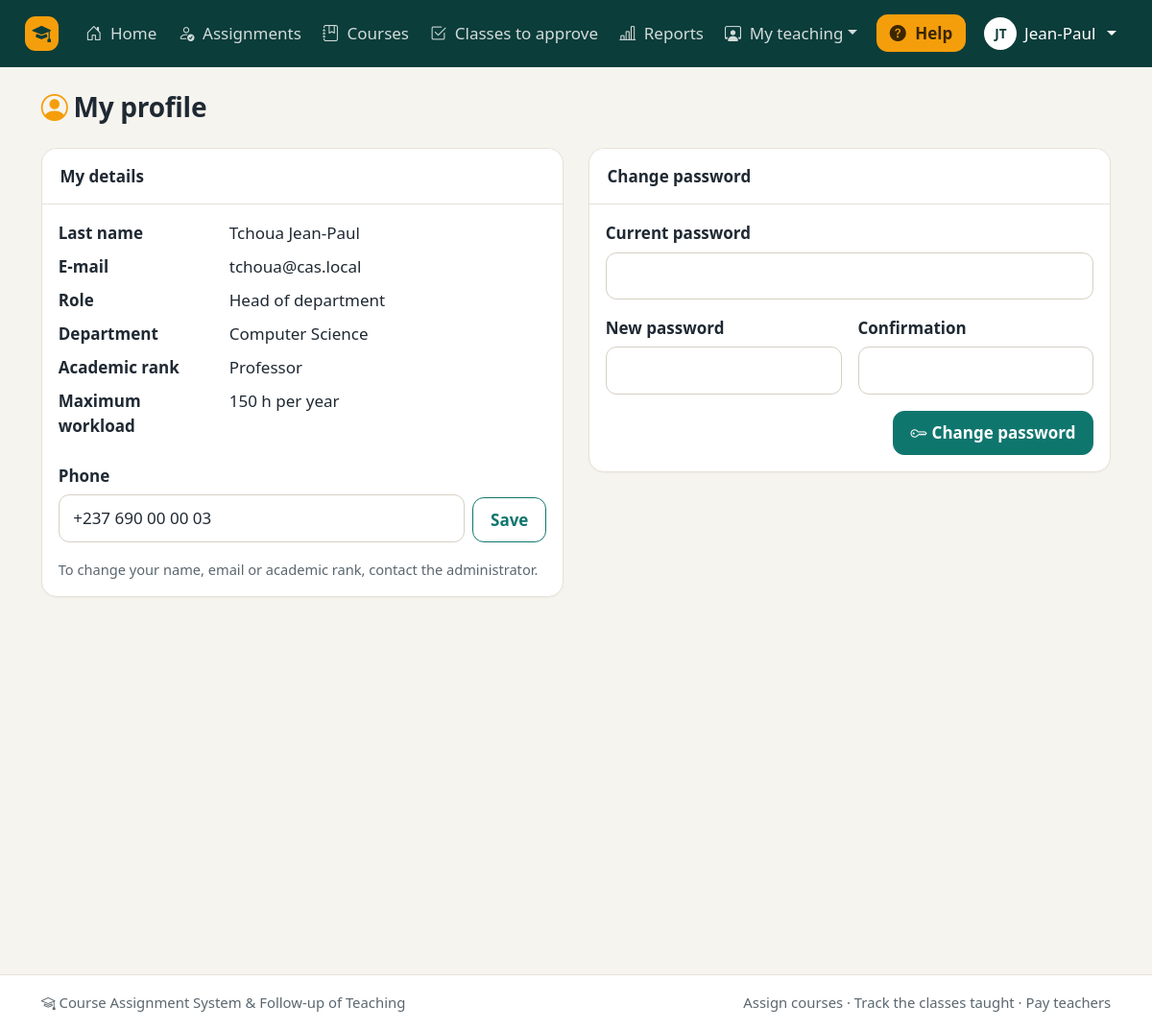
The page /teacher/profile.php (signed in) on the database its author committed.
### tables this page shows
CREATE TABLE users (
    id             INT AUTO_INCREMENT PRIMARY KEY,
    last_name      VARCHAR(80)  NOT NULL,
    first_name     VARCHAR(80)  NOT NULL,
    email          VARCHAR(150) NOT NULL UNIQUE,
    password_hash  VARCHAR(255) NOT NULL,
    role           ENUM('admin','head','teacher','accountant') NOT NULL DEFAULT 'teacher',
    department_id  INT NULL,
    academic_rank  VARCHAR(50) NULL,
    max_load       INT NOT NULL DEFAULT 0,
    phone          VARCHAR(30) NULL,
    is_active      TINYINT(1) NOT NULL DEFAULT 1,
    created_at     DATETIME NOT NULL DEFAULT CURRENT_TIMESTAMP,
    CONSTRAINT fk_user_department FOREIGN KEY (department_id) REFERENCES departments(id) ON DELETE SET NULL
);

CREATE TABLE departments (
    id       INT AUTO_INCREMENT PRIMARY KEY,
    name     VARCHAR(100) NOT NULL,
    code     VARCHAR(10)  NOT NULL UNIQUE,
    head_id  INT NULL
);

### includes/auth.php (called while the page is built, shortened)
<?php
require_once __DIR__ . '/functions.php';
function require_login(): array
{
    $user = current_user();
    return $user;
}

### teacher/profile.php (the view, shortened to what this page needs)
<?php
require_once __DIR__ . '/../includes/auth.php';
$user = require_login();
require __DIR__ . '/../includes/header.php';
?>
<div class="page-header">
    <h1><?= icon('person-circle', 'greeting-icon') ?>My profile</h1>
</div>
<div class="row g-4">
    <div class="col-lg-6">
        <div class="card">
            <div class="card-header">My details</div>
            <div class="card-body">
                <dl class="row mb-4">
                    <dt class="col-sm-4">Last name</dt><dd class="col-sm-8"><?= e(full_name($user)) ?></dd>
                    <dt class="col-sm-4">E-mail</dt><dd class="col-sm-8"><?= e($user['email']) ?></dd>
                    <dt class="col-sm-4">Role</dt><dd class="col-sm-8"><?= e(ROLES[$user['role']] ?? $user['role']) ?></dd>
                    <?php if (is_teacher_role($user['role'])): ?>
                        <dt class="col-sm-4">Department</dt><dd class="col-sm-8"><?= e($user['department_name'] ?? '—') ?></dd>
                        <dt class="col-sm-4">Academic rank</dt><dd class="col-sm-8"><?= e($user['academic_rank'] ?? '—') ?></dd>
                        <dt class="col-sm-4">Maximum workload</dt><dd class="col-sm-8"><?= hours($user['max_load']) ?> per year</dd>
                    <?php endif; ?>
                </dl>
                <form method="post" class="row g-2 align-items-end">
                    <div class="col">
                        <label for="phone" class="form-label">Phone</label>
                        <input type="tel" class="form-control" id="phone" name="phone" value="<?= e($user['phone']) ?>" maxlength="30">
                    </div>
                    <div class="col-auto"><button class="btn btn-outline-primary">Save</button></div>
                </form>
                <p class="form-hint mt-3 mb-0">To change your name, email or academic rank, contact the administrator.</p>
            </div>
        </div>
    </div>
    <div class="col-lg-6">
        <div class="card">
            <div class="card-header">Change password</div>
            <div class="card-body">
                <form method="post" class="row g-3 needs-validation" novalidate>
                    <div class="col-12">
                        <label for="current_password" class="form-label">Current password</label>
                        <input type="password" class="form-control" id="current_password" name="current_password" required autocomplete="current-password">
                    </div>
                    <div class="col-md-6">
                        <label for="new_password" class="form-label">New password</label>
                        <input type="password" class="form-control" id="new_password" name="new_password" minlength="8" required autocomplete="new-password">
                    </div>
                    <div class="col-md-6">
                        <label for="password_confirm" class="form-label">Confirmation</label>
                        <input type="password" class="form-control" id="password_confirm" name="password_confirm" required data-match="#new_password" autocomplete="new-password">
                    </div>
                    <div class="col-12 text-end"><button type="submit" class="btn btn-primary"><?= icon('key') ?>Change password</button></div>
                </form>
            </div>
        </div>
    </div>
</div>
<?php require __DIR__ . '/../includes/footer.php'; ?>

### includes/header.php (shortened to what this page needs)
<?php
$user = current_user();
$body_class = $body_class ?? '';
$scriptPath = ltrim(substr($_SERVER['SCRIPT_NAME'] ?? '', strlen(rtrim(BASE_URL, '/'))), '/');
$nav_active = $nav_active ?? $scriptPath;
$teachingMenu = ['My teaching', [
    ['My courses and workload', 'teacher/dashboard.php', 'journal-text'],
    ['My classes', 'teacher/sessions.php', 'clock-history'],
    ['My money', 'teacher/payments.php', 'wallet2'],
], 'person-workspace'];
$menus = [
    'admin' => [
        ['Home', 'admin/dashboard.php', 'house-door'],
        ['Settings', [
            ['Users', 'admin/users.php', 'people'],
            ['Departments', 'admin/departments.php', 'building'],
            ['Courses', 'admin/courses.php', 'journal-bookmark'],
            ['Academic years', 'admin/years.php', 'calendar3'],
            ['Hourly rates', 'admin/rates.php', 'cash-coin'],
        ], 'gear'],
        ['Assignments', 'admin/assignments.php', 'person-check'],
        ['Classes to approve', 'head/sessions_validation.php', 'check2-square'],
        ['Payments', 'accountant/payments.php', 'wallet2'],
        ['Reports', 'admin/reports.php', 'bar-chart-line'],
    ],
    'head' => [
        ['Home', 'head/dashboard.php', 'house-door'],
        ['Assignments', 'head/assignments.php', 'person-check'],
        ['Courses', 'admin/courses.php', 'journal-bookmark'],
        ['Classes to approve', 'head/sessions_validation.php', 'check2-square'],
        ['Reports', 'admin/reports.php', 'bar-chart-line'],
        $teachingMenu,
    ],
    'teacher' => [
        ['Home', 'teacher/dashboard.php', 'house-door'],
        ['My classes', 'teacher/sessions.php', 'clock-history'],
        ['My money', 'teacher/payments.php', 'wallet2'],
    ],
    'accountant' => [
        ['Home', 'accountant/dashboard.php', 'house-door'],
        ['Payments', 'accountant/payments.php', 'wallet2'],
        ['New payment', 'accountant/payment_form.php', 'plus-circle'],
        ['Payment statements', 'accountant/statements.php', 'printer'],
    ],
];
$menu = $user ? ($menus[$user['role']] ?? []) : [];
?>
<!doctype html>
<html lang="en">
<head>
    <link rel="stylesheet" href="<?= e(url('assets/vendor/bootstrap/css/bootstrap.min.css')) ?>">
    <link rel="stylesheet" href="<?= e(url('assets/vendor/bootstrap-icons/bootstrap-icons.min.css')) ?>">
    <link rel="stylesheet" href="<?= e(url('assets/css/style.css')) ?>">
    <link rel="stylesheet" href="<?= e(url('assets/css/print.css')) ?>" media="print">
</head>
<body class="<?= e($body_class) ?>">
<?php if ($user): ?>
<nav class="navbar navbar-expand-xl navbar-dark app-navbar no-print">
    <div class="container-fluid px-lg-4">
        <a class="navbar-brand" href="<?= e(url(dashboard_path($user['role']))) ?>">
            <span class="brand-mark"><?= icon('mortarboard-fill') ?></span>
        </a>
        <div class="collapse navbar-collapse" id="mainNav">
            <ul class="navbar-nav me-auto mb-2 mb-xl-0">
                <?php foreach ($menu as [$label, $target, $iconName]): ?>
                    <?php if (is_array($target)):
                        $isActive = in_array($nav_active, array_column($target, 1), true); ?>
                        <li class="nav-item dropdown">
                            <a class="nav-link dropdown-toggle<?= $isActive ? ' active' : '' ?>" href="#" role="button"
                               data-bs-toggle="dropdown" aria-expanded="false"><?= icon($iconName) ?> <?= e($label) ?></a>
                        </li>
                    <?php else: ?>
                        <li class="nav-item">
                            <a class="nav-link<?= $nav_active === $target ? ' active' : '' ?>"
                               <?= $nav_active === $target ? 'aria-current="page"' : '' ?>
                               href="<?= e(url($target)) ?>"><?= icon($iconName) ?> <?= e($label) ?></a>
                        </li>
                    <?php endif; ?>
                <?php endforeach; ?>
            </ul>
            <div class="d-flex flex-wrap align-items-center gap-2">
                <button type="button" class="btn btn-help" data-bs-toggle="offcanvas" data-bs-target="#helpPanel" aria-controls="helpPanel">
                    <?= icon('question-circle-fill') ?> Help
                </button>
                <div class="dropdown">
                    <a class="nav-link dropdown-toggle text-white user-chip" href="#" role="button" data-bs-toggle="dropdown" aria-expanded="false">
                        <span class="avatar"><?= e(mb_strtoupper(mb_substr($user['first_name'], 0, 1) . mb_substr($user['last_name'], 0, 1))) ?></span>
                        <span><?= e($user['first_name']) ?></span>
                    </a>
                </div>
            </div>
        </div>
    </div>
</nav>
<?php endif; ?>
<main class="<?= $user ? 'container-xl py-4' : 'guest-main' ?>">

### assets/css/style.css (style rules this page uses)
:root { --app-teal: #0f766e; --app-teal-dark: #115e59; --app-teal-deep: #0b3d3a; --app-teal-soft: #e6f4f1; --app-amber: #f59e0b; --app-amber-soft: #fff4dc; --app-ink: #1f2933; --app-muted: #5b6770; --app-bg: #f6f4ef; --app-line: #e7e2d8; --app-radius: 16px; --bs-primary: #0f766e; --bs-primary-rgb: 15, 118, 110; --bs-link-color: #0f766e; --bs-link-color-rgb: 15, 118, 110; --bs-link-hover-color: #115e59; --bs-body-color: #1f2933; --bs-secondary-color: #5b6770; --bs-border-radius: .65rem; --bs-border-radius-lg: .9rem; --bs-focus-ring-color: rgba(15, 118, 110, .3); }
html { font-size: 106.25%; }
body { background: var(--app-bg); color: var(--app-ink); min-height: 100vh; display: flex; flex-direction: column; line-height: 1.55; }
main { flex: 1; }
h1, h2, h3, .h1, .h2, .h3, .h4, .h5 { color: var(--app-ink); letter-spacing: -.01em; }
.btn { font-weight: 600; padding: .55rem 1.05rem; border-radius: .7rem; }
.btn-primary { --bs-btn-bg: #0f766e; --bs-btn-border-color: #0f766e; --bs-btn-hover-bg: #115e59; --bs-btn-hover-border-color: #115e59; --bs-btn-active-bg: #0b4f4a; --bs-btn-active-border-color: #0b4f4a; --bs-btn-disabled-bg: #0f766e; --bs-btn-disabled-border-color: #0f766e; }
.btn-outline-primary { --bs-btn-color: #0f766e; --bs-btn-border-color: #0f766e; --bs-btn-hover-bg: #0f766e; --bs-btn-hover-border-color: #0f766e; --bs-btn-active-bg: #0b4f4a; --bs-btn-active-border-color: #0b4f4a; }
.app-navbar { background: var(--app-teal-deep); padding-top: .55rem; padding-bottom: .55rem; }
.app-navbar .navbar-brand { display: flex; align-items: center; gap: .55rem; font-weight: 700; }
.app-navbar .nav-link { color: rgba(255, 255, 255, .82); border-radius: .6rem; padding: .5rem .65rem !important; font-weight: 500; white-space: nowrap; }
.brand-mark { display: inline-flex; align-items: center; justify-content: center; width: 2.1rem; height: 2.1rem; background: var(--app-amber); color: var(--app-teal-deep); font-size: 1.15rem; border-radius: .65rem; }
.btn-help { background: var(--app-amber); color: #3b2600; border: 0; padding: .4rem .8rem; }
.user-chip { display: flex; align-items: center; gap: .45rem; }
.avatar { display: inline-flex; align-items: center; justify-content: center; width: 2rem; height: 2rem; border-radius: 50%; background: #fff; color: var(--app-teal-deep); font-size: .8rem; font-weight: 700; }
.page-header { display: flex; flex-wrap: wrap; align-items: flex-end; justify-content: space-between; gap: 1rem; margin-bottom: 1.5rem; }
.page-header h1 { font-size: 1.65rem; font-weight: 700; margin: 0; }
.card { border: 1px solid var(--app-line); border-radius: var(--app-radius); box-shadow: 0 1px 2px rgba(31, 41, 51, .04); }
.card-header { background: #fff; font-weight: 700; color: var(--app-ink); border-bottom: 1px solid var(--app-line); padding: .9rem 1.1rem; border-radius: var(--app-radius) var(--app-radius) 0 0 !important; }
.form-label { font-weight: 600; margin-bottom: .35rem; }
.form-control, .form-select { padding: .65rem .85rem; border-color: #d6d0c4; border-radius: .65rem; }
.form-hint { font-size: .86rem; color: var(--app-muted); }

### assets/css/print.css (style rules this page uses)
body { background: #fff !important; font-size: 11pt; color: #000; }
.no-print, .app-navbar, .app-footer, .filters, .btn, .alert-dismissible { display: none !important; }
main.container-xl { max-width: none !important; padding: 0 !important; }
.card, .print-sheet { box-shadow: none !important; padding: 0 !important; }
a { color: #000; text-decoration: none; }

### rows shown on the page
users: first_name+last_name "JT", first_name "Jean-Paul", full_name($user) "Tchoua Jean-Paul", email "tchoua@cas.local", role "Head of department", department.name "Computer Science", academic_rank "Professor", max_load "150 h", phone "+237 690 00 00 03"

### other values the page prints
$label "Home"
$label "Assignments"
$label "Courses"
$label "Classes to approve"
$label "Reports"
$label "My teaching"
APP_NAME "Course Assignment System & Follow-up of Teaching"
